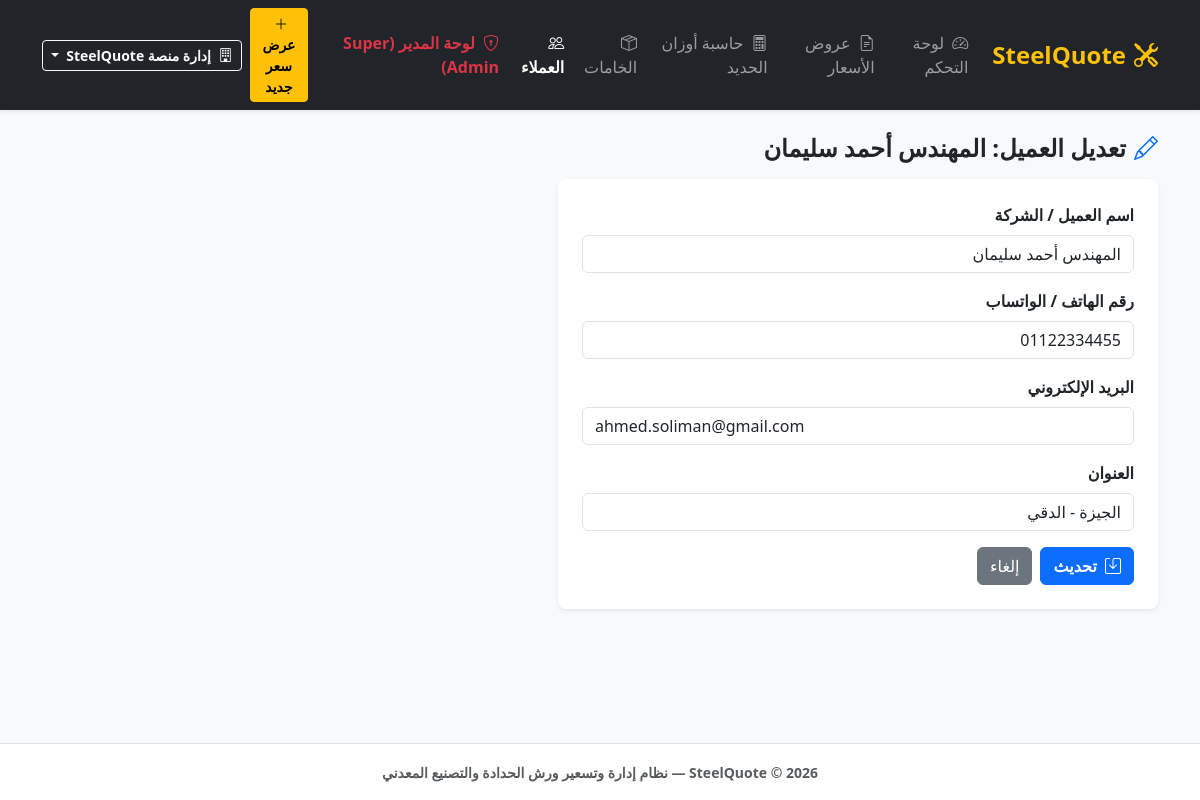
Screenshot of /customers/edit.php?id=2 (signed in) with the database file from the repository.
### tables this page shows
CREATE TABLE `users` (
  `id` INT AUTO_INCREMENT PRIMARY KEY,
  `role` ENUM('user', 'admin') NOT NULL DEFAULT 'user',
  `name` VARCHAR(255) NOT NULL,
  `email` VARCHAR(100) NOT NULL UNIQUE,
  `password` VARCHAR(255) NOT NULL,
  `workshop_name` VARCHAR(255) NOT NULL,
  `phone` VARCHAR(50) DEFAULT NULL,
  `address` TEXT DEFAULT NULL,
  `logo` VARCHAR(255) DEFAULT NULL,
  `commercial_reg` VARCHAR(100) DEFAULT NULL,
  `subscription_status` ENUM('trial', 'active', 'expired', 'suspended') DEFAULT 'trial',
  `trial_ends_at` DATE DEFAULT NULL,
  `created_at` TIMESTAMP DEFAULT CURRENT_TIMESTAMP
);

CREATE TABLE `customers` (
  `id` INT AUTO_INCREMENT PRIMARY KEY,
  `user_id` INT NOT NULL DEFAULT 1,
  `name` VARCHAR(255) NOT NULL,
  `phone` VARCHAR(50) DEFAULT NULL,
  `email` VARCHAR(100) DEFAULT NULL,
  `address` TEXT DEFAULT NULL,
  `created_at` TIMESTAMP DEFAULT CURRENT_TIMESTAMP,
  CONSTRAINT `fk_customer_user` FOREIGN KEY (`user_id`) REFERENCES `users` (`id`) ON DELETE CASCADE
);

### includes/auth.php (called while the page is built, shortened)
<?php
require_once __DIR__ . '/functions.php';
function is_logged_in() {
    return !empty($_SESSION['user_id']);
}
function current_user() {
    global $pdo;
    static $user = null;
    if ($user === null) {
        $stmt = $pdo->prepare("SELECT * FROM users WHERE id = ?");
        $stmt->execute([$_SESSION['user_id']]);
        $user = $stmt->fetch();
    }
    return $user;
}
function is_admin() {
    $u = current_user();
    return $u && ($u['role'] === 'admin');
}
function require_login() {
    $u = current_user();
}

### includes/functions.php (called while the page is built, shortened)
<?php
function clean($v) {
    return htmlspecialchars(trim((string)$v), ENT_QUOTES, 'UTF-8');
}

### customers/edit.php (the view, shortened to what this page needs)
<?php
require_once '../includes/auth.php';
require_login();
$id = (int)($_GET['id'] ?? 0);
$user_id = current_user_id();
$stmt = $pdo->prepare("SELECT * FROM customers WHERE id = ? AND user_id = ?");
$stmt->execute([$id, $user_id]);
$cust = $stmt->fetch();
include '../includes/header.php';
?>
<h4 class="mb-3 fw-bold"><i class="bi bi-pencil text-primary me-2"></i>تعديل العميل: <?= clean($cust['name']) ?></h4>
<div class="card p-4 shadow-sm" style="max-width: 600px;">
  <form method="POST">
    <div class="mb-3"><label class="form-label fw-bold">اسم العميل / الشركة</label><input type="text" name="name" class="form-control" value="<?= clean($cust['name']) ?>" required></div>
    <div class="mb-3"><label class="form-label fw-bold">رقم الهاتف / الواتساب</label><input type="text" name="phone" class="form-control" value="<?= clean($cust['phone'] ?? '') ?>"></div>
    <div class="mb-3"><label class="form-label fw-bold">البريد الإلكتروني</label><input type="email" name="email" class="form-control" value="<?= clean($cust['email'] ?? '') ?>"></div>
    <div class="mb-3"><label class="form-label fw-bold">العنوان</label><input type="text" name="address" class="form-control" value="<?= clean($cust['address'] ?? '') ?>"></div>
    <div class="d-flex gap-2">
      <button type="submit" class="btn btn-primary fw-bold"><i class="bi bi-save me-1"></i> تحديث</button>
      <a href="index.php" class="btn btn-secondary">إلغاء</a>
    </div>
  </form>
</div>
<?php include '../includes/footer.php'; ?>

### includes/header.php (shortened to what this page needs)
<?php
require_once __DIR__ . '/auth.php';
$current_user = current_user();
?>
<!DOCTYPE html>
<html lang="ar" dir="rtl">
<head>
    <link href="https://cdn.jsdelivr.net/npm/bootstrap@5.3.2/dist/css/bootstrap.rtl.min.css" rel="stylesheet">
    <link href="https://cdn.jsdelivr.net/npm/bootstrap-icons@1.11.3/font/bootstrap-icons.min.css" rel="stylesheet">
    <link href="<?= BASE_URL ?>assets/css/style.css" rel="stylesheet">
</head>
<body class="bg-light d-flex flex-column min-vh-100">
<nav class="navbar navbar-expand-lg navbar-dark bg-dark shadow-sm mb-4">
  <div class="container">
    <a class="navbar-brand fw-bold text-warning fs-4" href="<?= BASE_URL ?>index.php">
      <i class="bi bi-tools me-2"></i>SteelQuote
    </a>
    <div class="collapse navbar-collapse" id="nav">
      <?php if (is_logged_in()): ?>
        <ul class="navbar-nav ms-auto mb-2 mb-lg-0">
          <li class="nav-item">
            <a class="nav-link <?= (basename($_SERVER['PHP_SELF']) == 'index.php' && strpos($_SERVER['PHP_SELF'], 'quotations') === false && strpos($_SERVER['PHP_SELF'], 'materials') === false && strpos($_SERVER['PHP_SELF'], 'customers') === false) ? 'active fw-bold' : '' ?>" href="<?= BASE_URL ?>index.php">
              <i class="bi bi-speedometer2 me-1"></i> لوحة التحكم
            </a>
          </li>
          <li class="nav-item">
            <a class="nav-link <?= strpos($_SERVER['PHP_SELF'], 'quotations') !== false ? 'active fw-bold' : '' ?>" href="<?= BASE_URL ?>quotations/index.php">
              <i class="bi bi-file-earmark-text me-1"></i> عروض الأسعار
            </a>
          </li>
          <li class="nav-item">
            <a class="nav-link <?= strpos($_SERVER['PHP_SELF'], 'calculator') !== false ? 'active fw-bold' : '' ?>" href="<?= BASE_URL ?>calculator.php">
              <i class="bi bi-calculator me-1"></i> حاسبة أوزان الحديد
            </a>
          </li>
          <li class="nav-item">
            <a class="nav-link <?= strpos($_SERVER['PHP_SELF'], 'materials') !== false ? 'active fw-bold' : '' ?>" href="<?= BASE_URL ?>materials/index.php">
              <i class="bi bi-box-seam me-1"></i> الخامات
            </a>
          </li>
          <li class="nav-item">
            <a class="nav-link <?= strpos($_SERVER['PHP_SELF'], 'customers') !== false ? 'active fw-bold' : '' ?>" href="<?= BASE_URL ?>customers/index.php">
              <i class="bi bi-people me-1"></i> العملاء
            </a>
          </li>
          <?php if (is_admin()): ?>
            <li class="nav-item">
              <a class="nav-link text-danger fw-bold <?= strpos($_SERVER['PHP_SELF'], 'admin') !== false ? 'active' : '' ?>" href="<?= BASE_URL ?>admin/index.php">
                <i class="bi bi-shield-lock me-1"></i> لوحة المدير (Super Admin)
              </a>
            </li>
          <?php endif; ?>
        </ul>
        <div class="d-flex align-items-center ms-lg-3 gap-2">
          <a href="<?= BASE_URL ?>quotations/create.php" class="btn btn-warning btn-sm fw-bold">
            <i class="bi bi-plus-lg me-1"></i> عرض سعر جديد
          </a>
          <div class="dropdown">
            <button class="btn btn-outline-light btn-sm dropdown-toggle fw-bold" type="button" data-bs-toggle="dropdown">
              <i class="bi bi-building me-1"></i> <?= clean($current_user['workshop_name']) ?>
            </button>
          </div>
        </div>
      <?php endif; ?>
    </div>
  </div>
</nav>
<div class="container mb-5 flex-grow-1">

### assets/css/style.css (style rules this page uses)
.card { border: none; border-radius: 0.5rem; box-shadow: 0 0.125rem 0.25rem rgba(0, 0, 0, 0.075); }

### rows the page displays
users: workshop_name "إدارة منصة SteelQuote"
customers: name "المهندس أحمد سليمان", phone "01122334455", email "ahmed.soliman@gmail.com", address "الجيزة - الدقي"
